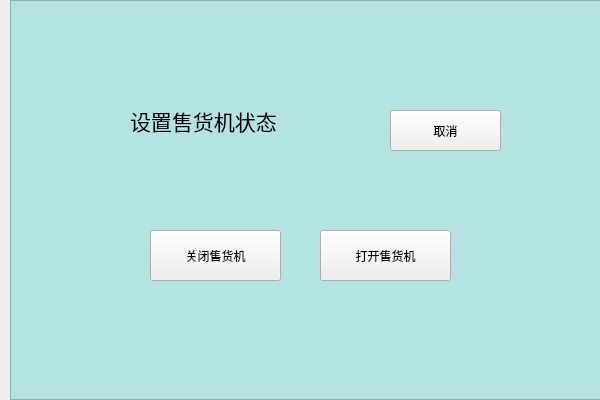
<?xml version="1.0" encoding="UTF-8"?>
<ui version="4.0">
 <class>state</class>
 <widget class="QWidget" name="state">
  <property name="geometry">
   <rect>
    <x>0</x>
    <y>0</y>
    <width>600</width>
    <height>400</height>
   </rect>
  </property>
  <property name="windowTitle">
   <string>状态机</string>
  </property>
  <property name="styleSheet">
   <string notr="true"/>
  </property>
  <widget class="QFrame" name="frame">
   <property name="geometry">
    <rect>
     <x>10</x>
     <y>0</y>
     <width>600</width>
     <height>400</height>
    </rect>
   </property>
   <property name="styleSheet">
    <string notr="true">QFrame{
background-color:rgb(181, 227, 227)}</string>
   </property>
   <property name="frameShape">
    <enum>QFrame::StyledPanel</enum>
   </property>
   <property name="frameShadow">
    <enum>QFrame::Raised</enum>
   </property>
   <widget class="QPushButton" name="pushButton">
    <property name="geometry">
     <rect>
      <x>380</x>
      <y>110</y>
      <width>111</width>
      <height>41</height>
     </rect>
    </property>
    <property name="text">
     <string>取消</string>
    </property>
   </widget>
   <widget class="QPushButton" name="close">
    <property name="geometry">
     <rect>
      <x>140</x>
      <y>230</y>
      <width>131</width>
      <height>51</height>
     </rect>
    </property>
    <property name="text">
     <string>关闭售货机</string>
    </property>
   </widget>
   <widget class="QPushButton" name="open">
    <property name="geometry">
     <rect>
      <x>310</x>
      <y>230</y>
      <width>131</width>
      <height>51</height>
     </rect>
    </property>
    <property name="text">
     <string>打开售货机</string>
    </property>
   </widget>
   <widget class="QLabel" name="label">
    <property name="geometry">
     <rect>
      <x>120</x>
      <y>80</y>
      <width>201</width>
      <height>81</height>
     </rect>
    </property>
    <property name="font">
     <font>
      <pointsize>16</pointsize>
     </font>
    </property>
    <property name="text">
     <string>设置售货机状态</string>
    </property>
   </widget>
  </widget>
 </widget>
 <resources/>
 <connections/>
</ui>
